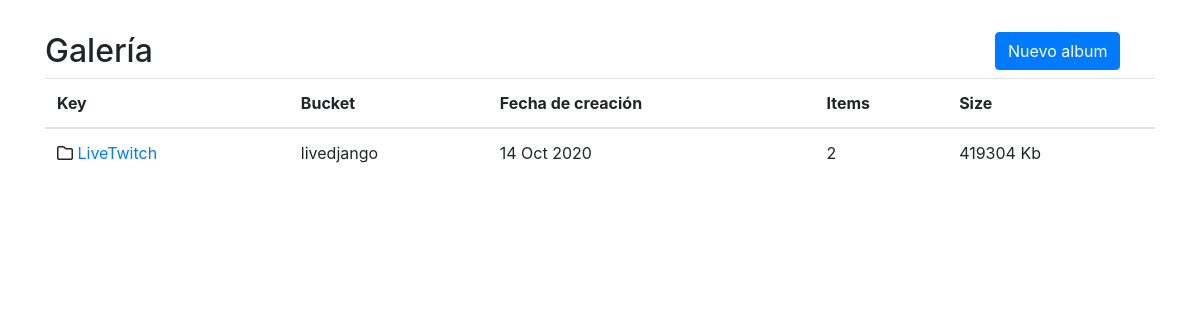
/albums/, run on an earlier commit of the app's database.
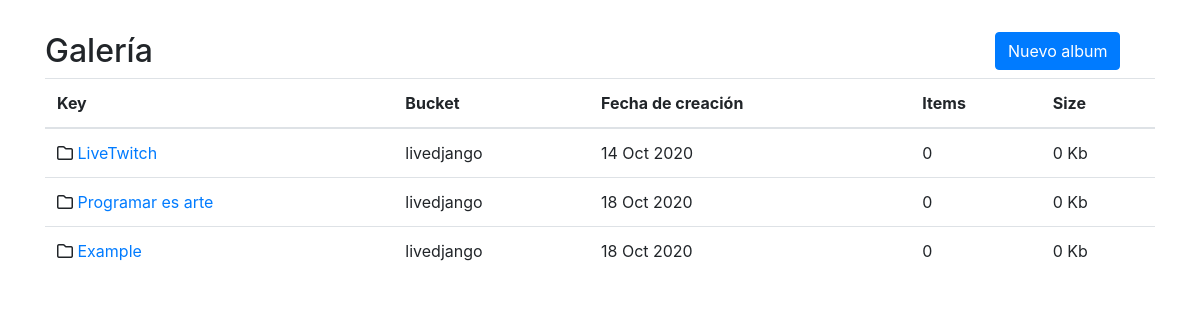
And on a later commit of the database.
### albums/models.py (models this page shows, shortened)
class Album(models.Model):
    title = models.CharField(max_length=50, null=False, blank=False)
    description = models.TextField()
    key = models.CharField(max_length=50, null=False, blank=False)
    user = models.ForeignKey(User, on_delete=models.CASCADE, null=True, default=None)
    bucket = models.CharField(max_length=50, null=False, blank=False)
    created_at = models.DateTimeField(auto_now_add=True)
    objects = AlbumManager()
    @property
    def images(self):
        return self.image_set.all()
    @property
    def size(self):
        if self.images:
            return self.images.aggregate(Sum('size'))['size__sum']
        else:
            return 0

### images/models.py (models this page shows, shortened)
class Image(models.Model):
    key = models.CharField(max_length=50, null=False, blank=False)
    bucket = models.CharField(max_length=50, null=False, blank=False)
    name = models.CharField(max_length=200)
    size = models.IntegerField()
    album = models.ForeignKey(Album, on_delete=models.CASCADE, default=None)
    content_type = models.CharField(max_length=10, null=False, blank=False, default='')
    created_at = models.DateTimeField(auto_now_add=True)
    objects = ImageManager()
    @classmethod
    def default(self):
        return Image(bucket='livedjango', key='unnamed.png')

### albums/views.py (the view)
# urls.py: path('', AlbumListView.as_view(), name='list'),
class AlbumListView(ListView):
    model = Album
    paginate_by = 10
    template_name = 'albums/list.html'
    def get_context_data(self, **kwargs):
        context = super().get_context_data(**kwargs)
        context['title'] = 'Galería'
        return context
    def get_queryset(self):
        return Album.objects.all()

### albums/templates/albums/list.html (shortened to what this page needs)
{% extends 'base/base.html' %}
{% block content %}
<div class="row mt-4">
    <div class="col-10">
        <h2>Galería</h2>
    </div>
    <div class="col-2">
        <button class="btn btn-primary" data-toggle="modal" data-target="#albumModalForm">Nuevo album</button>
    </div>
</div>
{% if object_list %}
    <div class="row">
        <div class="col">
            <table class="table">
                <thead class="thead">
                    <tr>
                    <th scope="col">Key</th>
                    <th scope="col">Bucket</th>
                    <th scope="col">Fecha de creación</th>
                    <th scope="col">Items</th>
                    <th scope="col">Size</th>
                    </tr>
                </thead>
                <tbody>
                    {% for album in object_list %}
                        <tr>
                            <td>
                                <i class="far fa-folder"></i>
                                <a href="{% url 'albums:detail' album.pk %}">{{ album.title }}</a>
                            </td>
                            <td> {{ album.bucket }} </td>
                            <td> {{ album.created_at | date:'d M Y' }}</td>
                            <td> {{ album.images.count }}</td>
                            <td>{{ album.size }} Kb</td>
                        </tr>
                    {% endfor %}
                </tbody>
            </table>
        </div>
    </div>
{% else %}
    <div>
        Aún no posee un album.
    </div>
{% endif %}
{% endblock %}

### templates/base/base.html (shortened to what this page needs)
<!doctype html>
<html lang="en">
  <head>
    <link rel="stylesheet" href="https://stackpath.bootstrapcdn.com/bootstrap/4.5.2/css/bootstrap.min.css">
  </head>
  <body>
    <div class="container">
      <div class="row">
          <div class="col mt-2">
            {% block content %}
            {% endblock %}
          </div>
      </div>
    </div>
  </body>
</html>

What changed in the data, as far as the page shows it:
computed for Album "LiveTwitch": images.count "2" → "0"; size "419304" → "0"
added Album: title "Programar es arte", bucket "livedjango", created_at "18 Oct 2020", images.count "0", size "0"
added Album: title "Example", bucket "livedjango", created_at "18 Oct 2020", images.count "0", size "0"
